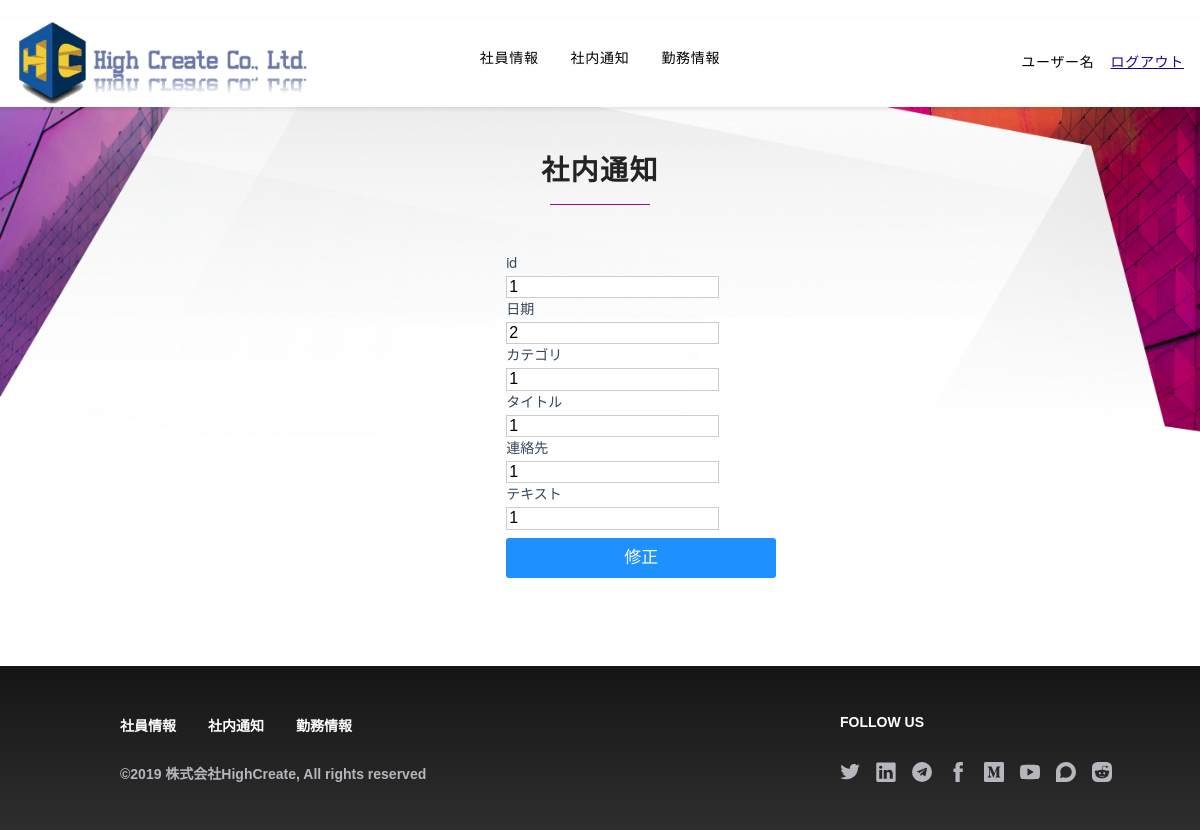
The app's page /notice/1 (signed in) with its own data.
### homepage/models.py (models this page shows)
class noticeInfo(models.Model):
    userId = models.CharField(primary_key=True, max_length=20, verbose_name='userId')
    userName = models.CharField(blank=True, max_length=100, verbose_name='userName')
    userData = models.CharField(blank=True, max_length=100, verbose_name='userData')
    userCategory = models.CharField(blank=True, max_length=100, verbose_name='userCategory')
    userTitle = models.CharField(blank=True, max_length=100, verbose_name='userTitle')
    userContact = models.CharField(blank=True, max_length=100, verbose_name='userContact')
    userText = models.CharField(blank=True, max_length=200, verbose_name='userText')
    class Meta:
        managed = False
        db_table = 'noticeInfo'

### homepage/officeviews.py (the view)
# urls.py: path('notice/<int:userId>', officeviews.modify_detail),
def modify_detail(request, userId):
    settings_name = request.session.get('userName')
    authority = models.userInfo.objects.get(userName=settings_name).Authority
    if authority == 1:
        noticeInfos = models.noticeInfo.objects.all()
        detail_info = None
        for noticeInfo in noticeInfos:
            if noticeInfo.userId == userId:
                detail_info = noticeInfo
                break
        return render(request, 'modify_detail.html',
                      {
                          'detail_info': detail_info
                      }
                      )
    else:
        message = '无权限'
        return render(request, '404.html',
                      {
                          'message': message
                      })

### templates/modify_detail.html (shortened to what this page needs)
{% extends 'officebase.html' %} {% block title %}社内通知 | HighCreate{% endblock %} {% block content %}
    <div class="p-3 bg-center bg-top bg-white mx-auto relative xl:p-0 PageWrap__ContentContainer-kkdcvd-0 dzVwN"
         id="site-content" ng-controller="ScrollController" data-ng-init="init('{{ jumpflag }}')">
        <div classnames="">
            <div class="Mantel__Container-sc-90mahe-0 loqmwV">
                <header>
                    <h1 class=" font-sans text-charcoal tracking-wide uppercase text-center pb-2 font-black uppercase md:text-3xl text-3xl">
                        社内通知</h1>
                    <div class=" h-px bg-magenta mx-auto" style="width: 100px;">
                    </div>
                </header>
            </div>
            <div class="Technology__SectionContainer-sc-1uzfb71-0 dnLgNL">
                <div class="detail_1">
                    <form method="post" action="/noticeadd/">
                        <div class="form-group">
                            <label for="matuyaid">id</label>
                            <input type="text" class="form-control" readonly="readonly" name="userId"
                                   placeholder={{ detail_info.userId }} value="{{ detail_info.userId }}">
                            <br/>
                            <label for="userdata">日期</label>
                            <input type="text" class="form-control" name="userData" placeholder="日期"
                                   value="{{ detail_info.userData }}">
                            <br/>
                            <label for="usercategory">カテゴリ</label>
                            <input type="text" class="form-control" name="userCategory" placeholder="カテゴリ"
                                   value="{{ detail_info.userCategory }}">
                            <br/>
                            <label for="usertitle">タイトル</label>
                            <input type="text" class="form-control" name="userTitle"
                                   placeholder="タイトル" value="{{ detail_info.userTitle }}">
                            <br/>
                            <label for="usercontact">連絡先</label>
                            <input type="text" class="form-control" name="userContact" placeholder="連絡先"
                                   value="{{ detail_info.userContact }}">
                            <br/>
                            <label for="usertext">テキスト</label>
                            <input type="text" class="form-control" name="userText"
                                   placeholder="テキスト" value="{{ detail_info.userTitle }}">
                        </div>
                        <button class="btn btn-primary">修正</button>
                    </form>
                </div>
            </div>
        </div>
    </div>
{% endblock %}

### homepage/static/css/index_sub.css (style rules this page uses)
.loqmwV { padding-top: 20%; overflow: hidden; margin: -1.5rem -1.5rem 0px; }
@media (min-width: 576px) { .loqmwV { padding-top: 9%; } }
@media (min-width: 992px) { .loqmwV { padding-top: 1%; padding-top: 5rem; } }
@media (min-width:1200px) { .loqmwV { padding-top: 4%; margin: 0; } }
@media (min-width: 321px) { .dzVwN { background: url(../pic/economic_policy-mobile-2x.jpg) center top / 100% no-repeat; } }
@media (min-width: 992px) { .dzVwN { background: url(../pic/economic_policy-desktop.jpg) center top / 100% no-repeat; } }
@media (min-width: 992px) { .dzVwN { min-height: 460px; } }
.dnLgNL { padding-left: 1rem; padding-right: 1rem; margin-left: auto; margin-right: auto; max-width: 50.875rem; }

### homepage/static/css/contact_main.css (style rules this page uses)
body { margin: 0 }

### homepage/static/css/contact_sub.css (style rules this page uses)
label { font-size: 14px; width: 130px; text-align: right; color: #33475b; display: block; float: none; width: auto; font-weight: 500; text-align: left; line-height: 20px; padding-top: 0; margin-bottom: 4px; font-family: "Helvetica Neue", Helvetica, Arial, sans-serif }

### templates/modify_detail.html (style rules this page uses)
input { border: 1px solid #ccc; }
.detail_1 { margin-left: 38%; margin-top: 6%; }
button { width: 270px; height: 40px; border-width: 0px; border-radius: 3px; background: #1E90FF; cursor: pointer; outline: none; font-family: Microsoft YaHei; color: white; font-size: 17px; }

### records on screen
noticeInfo: userId "1", userData "2", userCategory "1", userTitle "1", userContact "1", userText "1"
